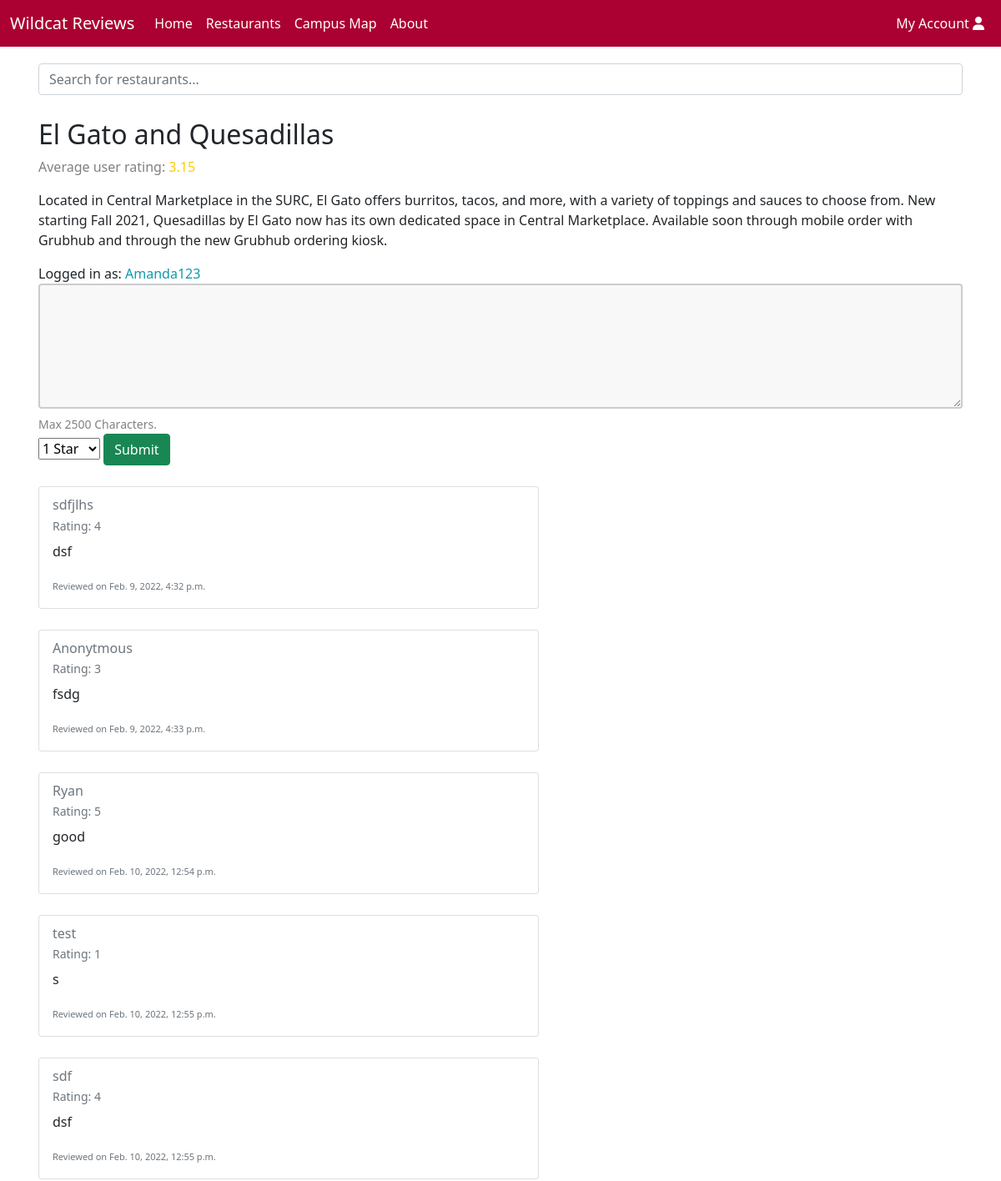
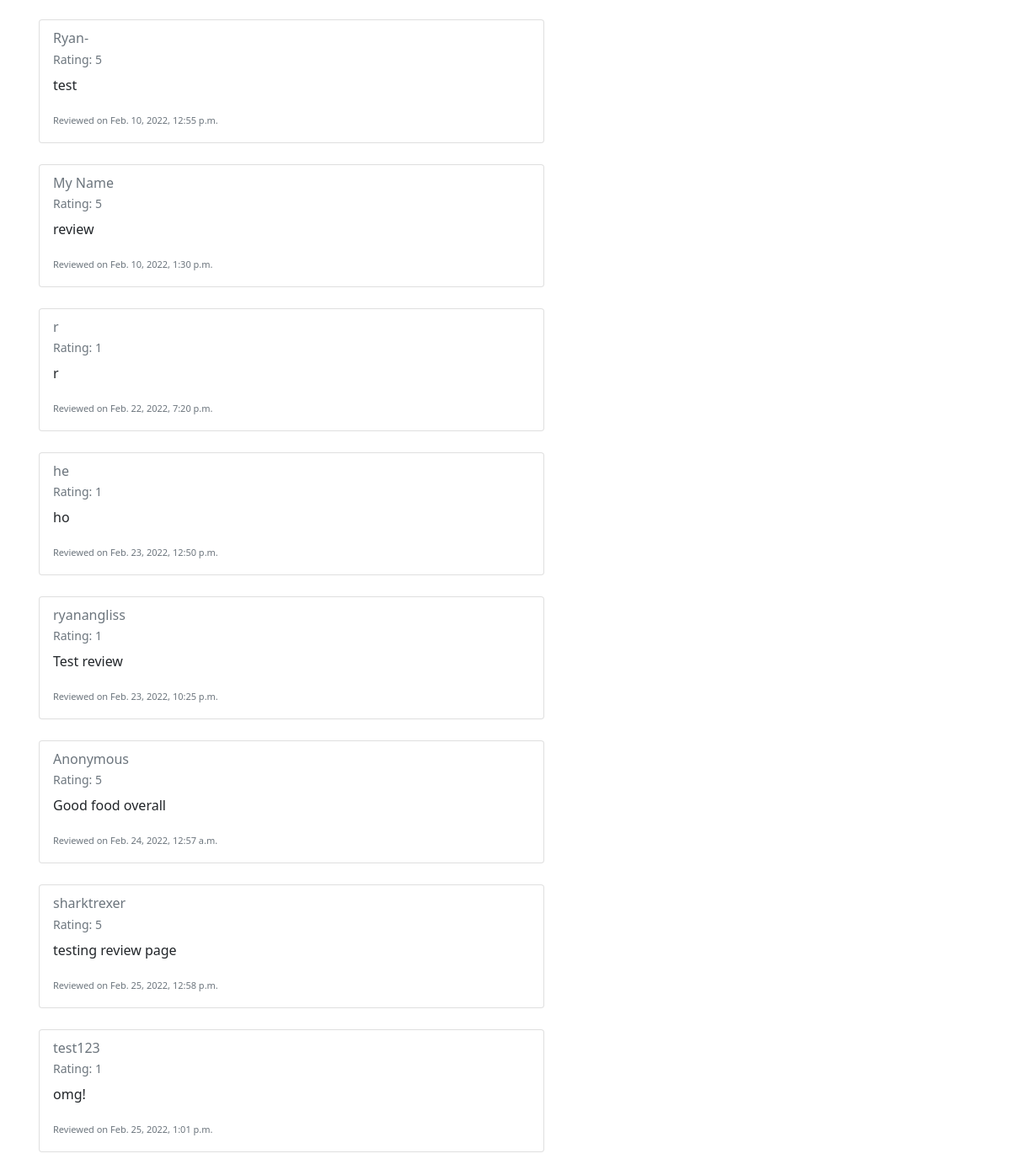
Page /restaurants/1 (signed in) on the committed database (2 pictures, top to bottom).
### reviews/models.py (models this page shows, shortened)
class Restaurant(models.Model):
    name = models.CharField(max_length=200)
    description = models.CharField(max_length=500, default="description")
    location = models.CharField(max_length=200, default="location")
    style = models.CharField(max_length=30, default="Restaurant")
    image_url = models.URLField(max_length = 300, default="", blank=True, null=True)
    tag = models.ManyToManyField(Tag, help_text='tags', blank=True, null=True)
    def get_reviews(self):
        reviews = Review.objects.filter(resturaunt=self.id)
        if len(reviews) > 0: # if the restaurant has at least 1 review
            total = 0
            for review in reviews:
                total += review.rating
            return round(total/len(reviews),2)
        else:
            return 0

class Review(models.Model):
    resturaunt = models.ForeignKey(Restaurant, on_delete=models.CASCADE, null=True)
    date = models.DateTimeField( auto_now_add=True)
    username = models.CharField(max_length=200, default='user')
    user = models.ForeignKey(User,on_delete=models.CASCADE, null=True)
    text = models.CharField(max_length=3000)
    rating = models.PositiveSmallIntegerField(choices=RATINGS)

### reviews/views.py (the view)
# urls.py: path('restaurants/<int:restaurant_id>', views.RestaurantDetails, name='restaurant-detail'),
def RestaurantDetails(request, restaurant_id):
    restaurantObj = get_object_or_404(Restaurant, pk=restaurant_id)
    reviews = Review.objects.filter(resturaunt=restaurantObj)
    if request.method == 'POST':
        form = ReviewForm(request.POST)
        if form.is_valid():
            review = form.save(commit=False)
            if request.user.is_authenticated:
                review.username = request.user.username
                review.user = request.user
            else:
                review.username = 'Anonymous'
            review.text = form.cleaned_data['text']
            review.rating = form.cleaned_data['rating']
            review.resturaunt = restaurantObj
            review.save()
            return HttpResponseRedirect(request.META.get('HTTP_REFERER'))
    else:
        form = ReviewForm()
    context = {
        'form': form,
        'restaurant': restaurantObj,
        'reviews': reviews,
    }
    return render(request, 'reviews/restaurant_details.html', context=context)

### reviews/forms.py
class ReviewForm(forms.ModelForm):
    username = forms.CharField(max_length=30, required=False)
    text = forms.CharField(max_length=2500, required=True, help_text='Max 2500 Characters.', widget=forms.Textarea(attrs={'class':'review_field'}))
    rating = forms.ChoiceField(choices=RATINGS, required=True)
    class Meta:
        model = Review
        fields = ('username','text', 'rating')

### reviews/templates/reviews/restaurant_details.html (shortened to what this page needs)
{% extends "base_search.html" %}
{% block content %}
		<h2>{{ restaurant.name }}</h2>
    {% if restaurant.get_reviews > 2 and restaurant.get_reviews < 4 %}
      <p style="color: gray;"> Average user rating: <span style="color: #ffcc00">{{ restaurant.get_reviews }} </span></p>
    {% endif %}
    <p>{{restaurant.description}}</p>
    <form method="post">
      {% if user.is_authenticated %}
      <label>Logged in as: </label>
      <a href="{% url 'account' %}">{{ user.get_username }}</a>
      {% else %}
      <label style="font-weight: bold;">You will be posting this review anonymously. </label>
      <a href="{% url 'signup' %}">Click here to create an account</a>
      <label>or </label>
      <a href="{% url 'login'%}?next={{request.path}}">click here to login!</a>
      {% endif %}
      <td>{{ form.text }}</td>
      <small style="color: grey">{{ form.text.help_text }}</small>
      <br>
      <td>{{ form.rating }}</td>
      <button type="submit" class="btn btn-success">Submit</button>
    </form>
    {% if reviews %}
      {% for review in reviews %}
      <div style="padding-top: 25px;">
          <div class="card" style="width: 600px;">
            <div class="card-body">
              <h6 class="card-subtitle mb-2 text-muted"> {{ review.username }}</h6>
              <p class="card-subtitle mb-2 text-muted" style="font-size: 14px;">Rating: {{ review.rating }}</p>
              <p class="card-text">{{ review.text }}</p>
              <p class="card-text"><small class="text-muted" style="font-size: 11px;">Reviewed on {{ review.date }}</small></p>
            </div>
          </div>
        </div>
      {% endfor %}
    {% else %}
      <br>
      <p>There are no reviews for {{ restaurant.name }}. Add yours now!</p>
    {% endif %}
{% endblock %}

### reviews/static/css/style.css (style rules this page uses)
body, html { height: 100%; }
a:link { color: #1098ad; text-decoration: none; }
.card { box-shadow: 0 0px 0px 0 rgba(0, 0, 0, 0.2); transition: 0.3s; }
* { box-sizing: border-box; }
.review_field { width: 100%; height: 150px; min-height: 53px; max-height: 393px; padding: 12px 20px; box-sizing: border-box; border: 2px solid #ccc; border-radius: 4px; background-color: #f8f8f8; resize: vertical; }

### rows in the picture
Restaurant: name "El Gato and Quesadillas", get_reviews "3.15", description "Located in Central Marketplace in the SURC, El Gato offers burritos, tacos, and more, with a variety of toppings and sauces to choose from. New starting Fall 2021, Quesadillas by El Gato now has its own dedicated space in Central Marketplace. Available soon through mobile order with Grubhub and through the new Grubhub ordering kiosk."
Review: username "sdfjlhs", rating "4", text "dsf", date "Feb. 9, 2022, 4:32 p.m."
Review: username "Anonytmous", rating "3", text "fsdg", date "Feb. 9, 2022, 4:33 p.m."
Review: username "Ryan", rating "5", text "good", date "Feb. 10, 2022, 12:54 p.m."
Review: username "test", rating "1", text "s", date "Feb. 10, 2022, 12:55 p.m."
Review: username "sdf", rating "4", text "dsf", date "Feb. 10, 2022, 12:55 p.m."
Review: username "Ryan-", rating "5", text "test", date "Feb. 10, 2022, 12:55 p.m."
Review: username "My Name", rating "5", text "review", date "Feb. 10, 2022, 1:30 p.m."
Review: username "r", rating "1", text "r", date "Feb. 22, 2022, 7:20 p.m."
Review: username "he", rating "1", text "ho", date "Feb. 23, 2022, 12:50 p.m."
Review: username "ryanangliss", rating "1", text "Test review", date "Feb. 23, 2022, 10:25 p.m."
Review: username "Anonymous", rating "5", text "Good food overall", date "Feb. 24, 2022, 12:57 a.m."
Review: username "sharktrexer", rating "5", text "testing review page", date "Feb. 25, 2022, 12:58 p.m."
Review: username "test123", rating "1", text "omg!", date "Feb. 25, 2022, 1:01 p.m."

### other values in the picture
{{ user.get_username }} "Amanda123"
